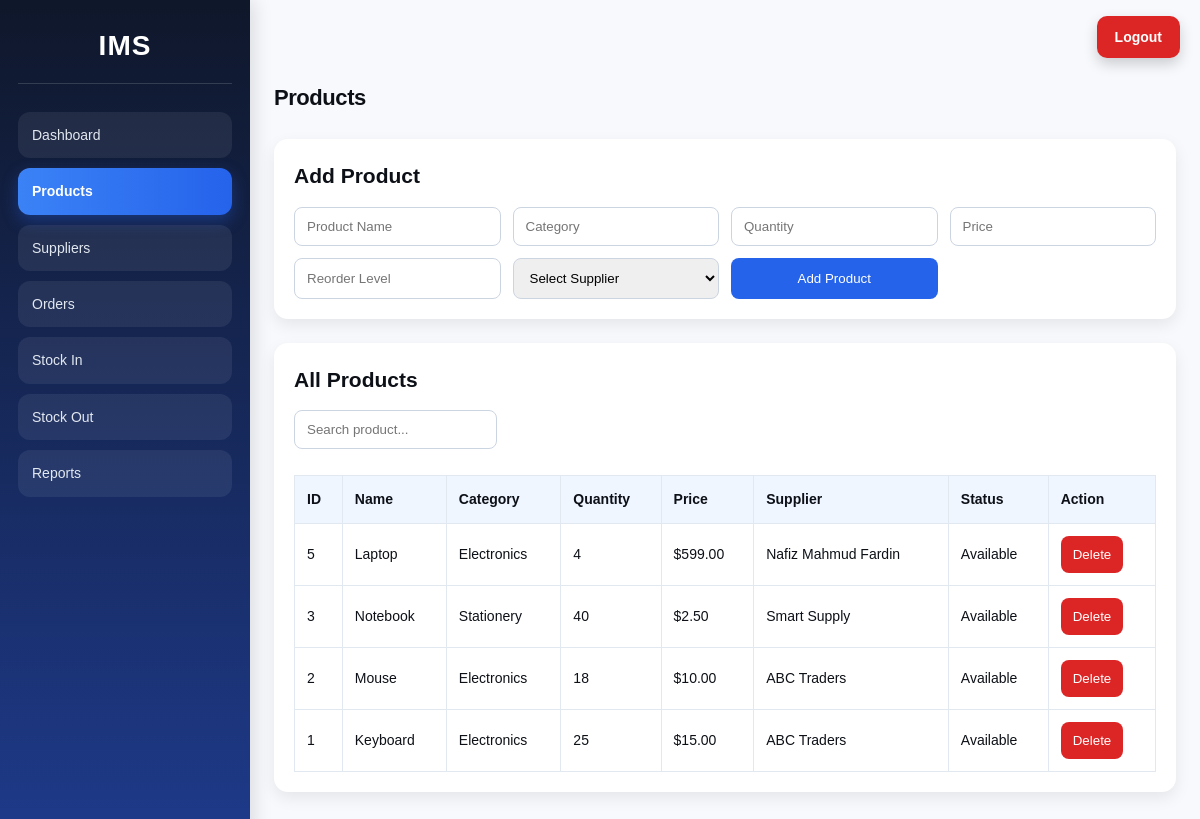
Before: /products.php (signed in) with the older database file.
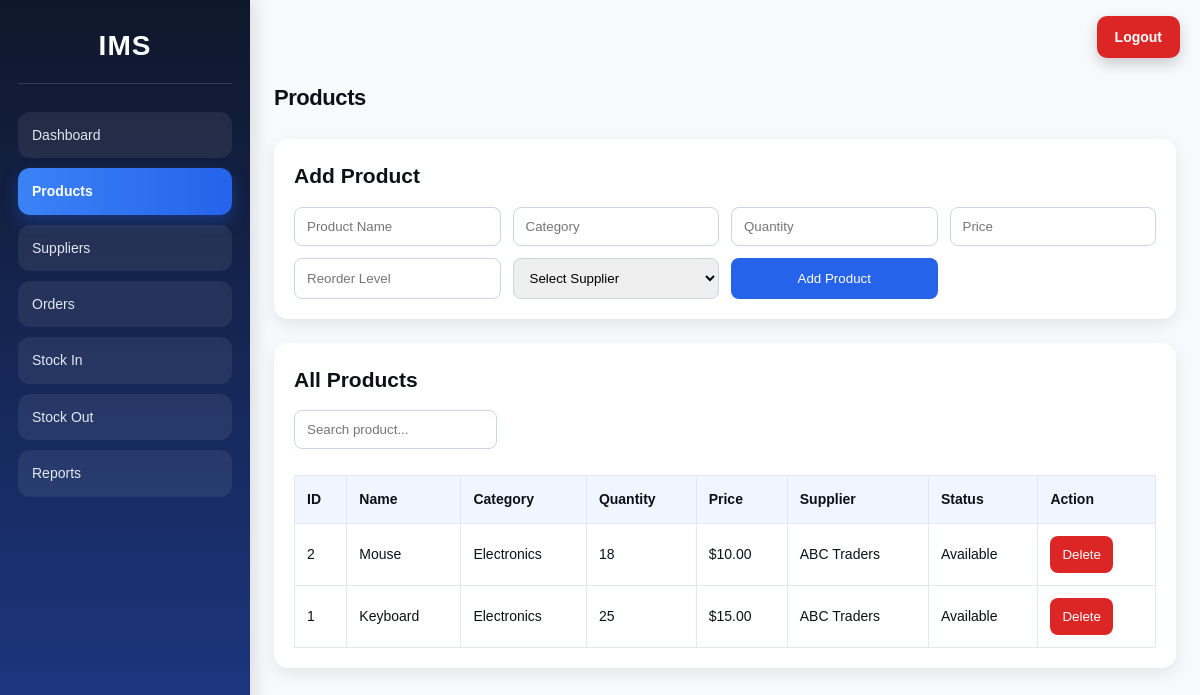
After: the same page with the newer database file.
### tables this page shows
CREATE TABLE products (
    id INTEGER PRIMARY KEY AUTOINCREMENT,
    name TEXT NOT NULL,
    category TEXT NOT NULL,
    quantity INTEGER NOT NULL DEFAULT 0,
    price REAL NOT NULL DEFAULT 0,
    reorder_level INTEGER NOT NULL DEFAULT 5,
    supplier_id INTEGER NULL,
    FOREIGN KEY (supplier_id) REFERENCES suppliers(id) ON DELETE SET NULL
);

CREATE TABLE suppliers (
    id INTEGER PRIMARY KEY AUTOINCREMENT,
    name TEXT NOT NULL,
    phone TEXT NOT NULL,
    email TEXT,
    address TEXT
);

### products.php (the view, shortened to what this page needs)
<?php
require_once 'includes/auth_check.php';
$products = $pdo->query("SELECT p.*, s.name AS supplier_name FROM products p LEFT JOIN suppliers s ON p.supplier_id = s.id ORDER BY p.id DESC")->fetchAll();
require_once 'includes/header.php';
?>
<h1>Products</h1>
<section class="panel">
    <h2>Add Product</h2>
    <form method="POST" class="grid-form">
        <input type="text" name="name" placeholder="Product Name" required>
        <input type="text" name="category" placeholder="Category" required>
        <input type="number" name="quantity" placeholder="Quantity" min="0" required>
        <input type="number" step="0.01" name="price" placeholder="Price" min="0" required>
        <input type="number" name="reorder_level" placeholder="Reorder Level" min="0" required>
        <select name="supplier_id">
            <option value="">Select Supplier</option>
        </select>
        <button type="submit">Add Product</button>
    </form>
</section>
<section class="panel">
    <h2>All Products</h2>
    <input type="text" id="tableSearch" placeholder="Search product...">
    <table id="dataTable">
        <tr>
            <th>ID</th>
            <th>Name</th>
            <th>Category</th>
            <th>Quantity</th>
            <th>Price</th>
            <th>Supplier</th>
            <th>Status</th>
            <th>Action</th>
        </tr>
        <?php foreach ($products as $product): ?>
        <tr>
            <td><?= $product['id'] ?></td>
            <td><?= htmlspecialchars($product['name']) ?></td>
            <td><?= htmlspecialchars($product['category']) ?></td>
            <td><?= $product['quantity'] ?></td>
            <td>$<?= number_format($product['price'], 2) ?></td>
            <td><?= htmlspecialchars($product['supplier_name'] ?? 'N/A') ?></td>
            <td><?= ($product['quantity'] <= $product['reorder_level']) ? 'Low Stock' : 'Available' ?></td>
            <td>
                <form method="POST" onsubmit="return confirmDelete();" class="inline-form">
                    <button type="submit" class="danger-btn">Delete</button>
                </form>
            </td>
        </tr>
        <?php endforeach; ?>
    </table>
</section>
<?php require_once 'includes/footer.php'; ?>

### includes/header.php (shortened to what this page needs)
<!DOCTYPE html>
<html lang="en">
<head>
    <link rel="stylesheet" href="assets/style.css">
</head>
<body>
    <a href="#" class="logout-btn" onclick="openLogoutModal()">Logout</a>
    <div class="app">
    <aside class="sidebar" id="sidebar">
        <h2>IMS</h2>
        <nav>
            <a href="dashboard.php" class="<?= basename($_SERVER['PHP_SELF']) == 'dashboard.php' ? 'active' : '' ?>">Dashboard</a>
            <a href="products.php" class="<?= basename($_SERVER['PHP_SELF']) == 'products.php' ? 'active' : '' ?>">Products</a>
            <a href="suppliers.php" class="<?= basename($_SERVER['PHP_SELF']) == 'suppliers.php' ? 'active' : '' ?>">Suppliers</a>
            <a href="orders.php" class="<?= basename($_SERVER['PHP_SELF']) == 'orders.php' ? 'active' : '' ?>">Orders</a>
            <a href="stock_in.php" class="<?= basename($_SERVER['PHP_SELF']) == 'stock_in.php' ? 'active' : '' ?>">Stock In</a>
            <a href="stock_out.php" class="<?= basename($_SERVER['PHP_SELF']) == 'stock_out.php' ? 'active' : '' ?>">Stock Out</a>
            <a href="reports.php" class="<?= basename($_SERVER['PHP_SELF']) == 'reports.php' ? 'active' : '' ?>">Reports</a>
        </nav>
    </aside>
    <main class="main-content">

### includes/footer.php (shortened to what this page needs)
    </main>
</div>
</body>
</html>

### assets/style.css (style rules this page uses)
:root { --bg: #f8f9fc; --surface: #ffffff; --surface-2: #f1f4f9; --text-primary: #0d1117; --sidebar-bg: #0d1117; --sidebar-text: #c9d0de; --sidebar-hover: #1a1f2e; --shadow-sm: 0 1px 3px rgba(13,17,23,0.06), 0 1px 2px rgba(13,17,23,0.04); --shadow-md: 0 4px 12px rgba(13,17,23,0.08), 0 2px 4px rgba(13,17,23,0.04); --shadow-lg: 0 8px 24px rgba(13,17,23,0.10),0 3px 8px rgba(13,17,23,0.05); --radius-sm: 6px; --radius-md: 10px; --radius-lg: 14px; --radius-xl: 18px; -transition: 0.18s cubic-bezier(0.4, 0,0.2,1); }
* { margin: 0; padding: 0; box-sizing: border-box; font-family: Arial, sans-serif; }
body { font-family: 'DM Sans',sans-serif; background: var(--bg); color: var(--text-primary); font-size: 14px; line-height: 1.6; -webkit-font-smoothing: antialiased; }
.app { display: flex; min-height: 100vh; }
.sidebar { width: 250px; min-height: 100vh; background: linear-gradient(180deg, #0f172a 0%, #1e3a8a 100%); color: #ffffff; padding: 24px 18px; box-shadow: 4px 0 18px rgba(0, 0, 0, 0.12); position: sticky; top: 0; }
.sidebar h2 { margin-bottom: 28px; font-size: 28px; font-weight: 700; text-align: center; letter-spacing: 1px; padding-bottom: 14px; border-bottom: 1px solid rgba(255,255,255,0.15); }
.sidebar nav { display: flex; flex-direction: column; gap: 10px; }
.sidebar nav a { display: block; color: #e2e8f0; text-decoration: none; padding: 12px 14px; border-radius: 12px; background: rgba(255,255,255,0.07); transition: 0.25s ease; font-weight: 500; }
.sidebar nav a.active { background: linear-gradient(90deg, #3b82f6, #2563eb); color: white; font-weight: 600; box-shadow: 0 6px 16px rgba(37, 99, 235, 0.35); }
.main-content { flex: 1; width: 100%; padding: 24px; padding-top: 80px; }
h1 { font-size: 22px; font-weight: 600; letter-spacing: -0.02em; color: var(--text-primary); margin-bottom: 24px; }
.panel { background: white; padding: 20px; border-radius: 14px; box-shadow: 0 6px 16px rgba(0,0,0,0.08); margin-bottom: 24px; }
.panel h2 { margin-bottom: 14px; }
.grid-form { display: grid; grid-template-columns: repeat(auto-fit, minmax(180px, 1fr)); gap: 12px; margin-top: 10px; }
input, select, button { padding: 11px 12px; border-radius: 8px; border: 1px solid #cbd5e1; }
button { background: #2563eb; color: white; border: none; cursor: pointer; }
table { width: 100%; border-collapse: collapse; margin-top: 14px; }
table th, table td { border: 1px solid #e2e8f0; padding: 12px; text-align: left; }
table th { background: #eff6ff; }
.inline-form { display: inline; }
.danger-btn { background: #dc2626; }
#tableSearch { max-width: 280px; margin-bottom: 12px; }
.logout-btn { position: fixed; top: 16px; right: 20px; background: #dc2626; color: white; padding: 10px 18px; border-radius: 10px; text-decoration: none; font-weight: 600; z-index: 1200; box-shadow: 0 6px 14px rgba(0,0,0,0.18); transition: 0.2s ease; }

Changed rows visible on the page:
removed products: id "5", name "Laptop", category "Electronics", quantity "4", price "599.00", supplier.name "Nafiz Mahmud Fardin", reorder_level "Available"
removed products: id "3", name "Notebook", category "Stationery", quantity "40", price "2.50", supplier.name "Smart Supply", reorder_level "Available"
